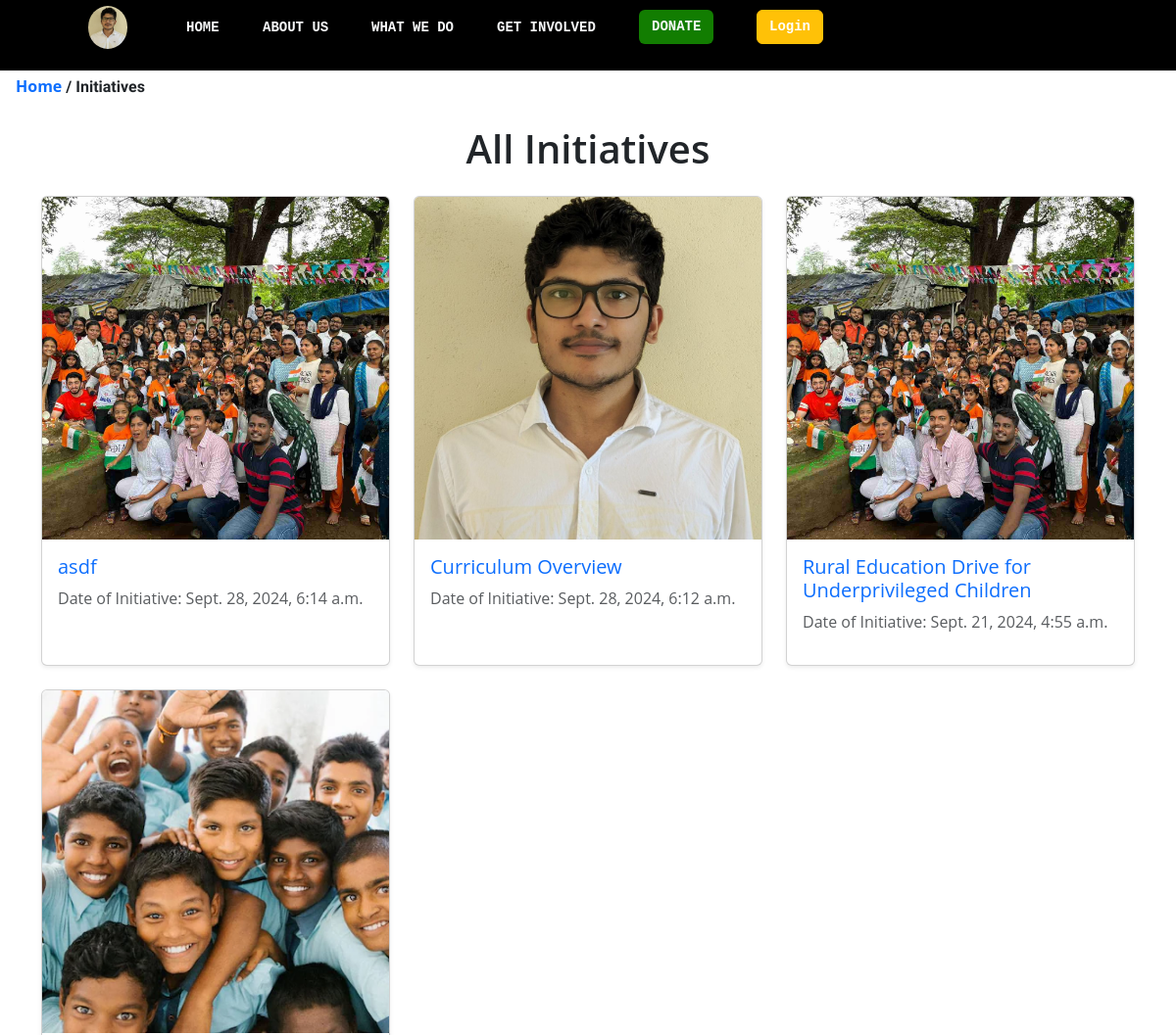
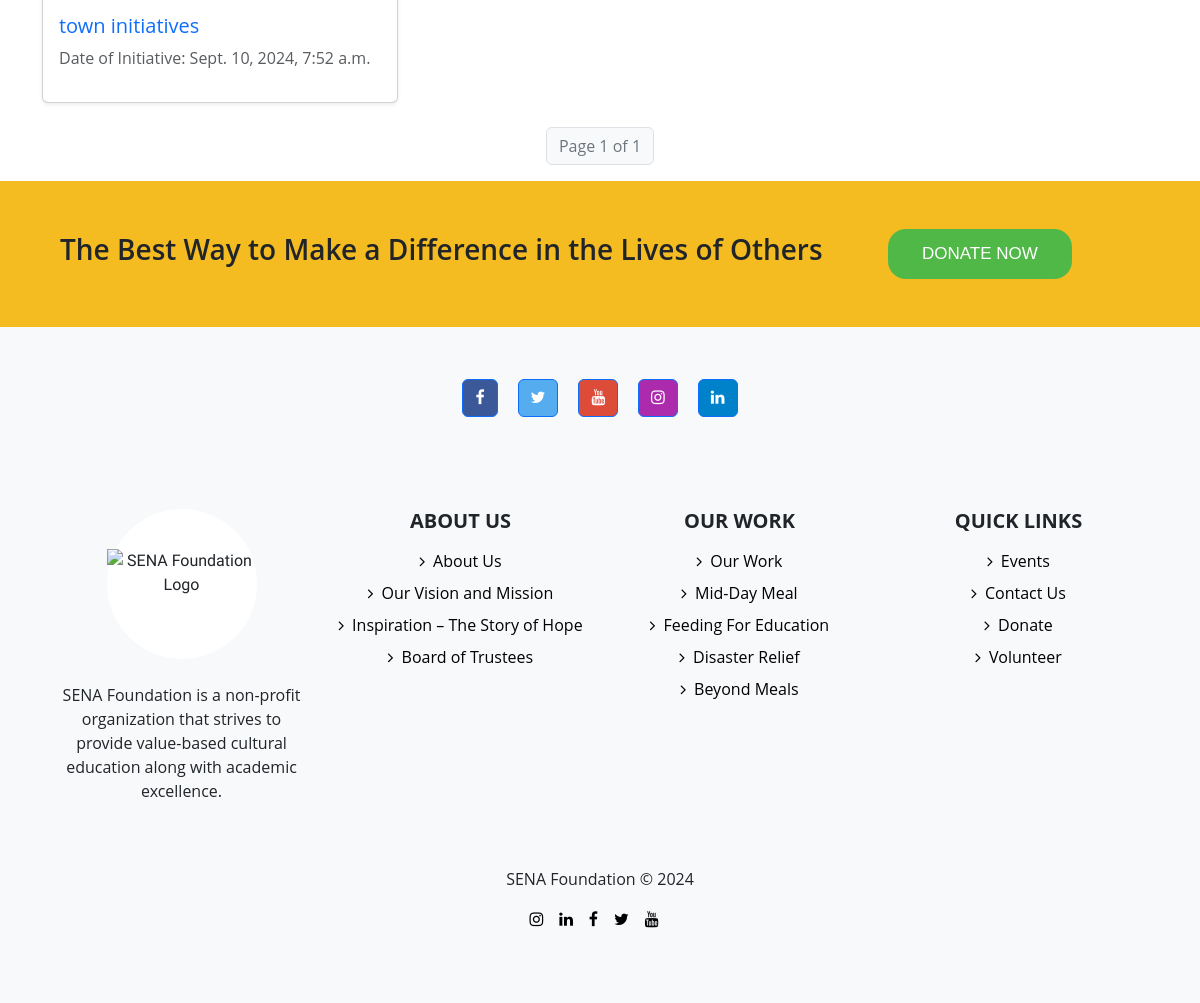
The page /initiatives/ on the database its author committed (2 pictures, top to bottom).
### initiatives/models.py (models this page shows, shortened)
class Initiative(models.Model):
    initiative_id = models.AutoField(primary_key=True)
    title = models.CharField(max_length=255, blank=True)
    excert = models.CharField(max_length=200,blank=True)
    point_wise = RichTextField(blank=True)
    content = RichTextField(blank=True)
    url = models.CharField(max_length=100, unique=True)
    image1 = models.ImageField(upload_to='initiatives/', blank=True)
    caption_for_image = models.CharField(max_length=100, blank=True)
    date_of_initiative = models.DateTimeField(default=timezone.now)
    tags_for_seo_and_search_bar_in_website = models.TextField(
        help_text='Add tags for search and SEO purposes.'
    )
    youtube_video = models.URLField(blank=True, help_text="Add a YouTube video URL")
    STATUS_CHOICES = (
        ('draft', 'Draft'),
        ('published', 'Published'),
    )
    status = models.CharField(max_length=10, choices=STATUS_CHOICES, default='draft')

### initiatives/views.py (the view)
# urls.py: path('initiatives/', views.initiative_page, name='initiative_page'),  # All initiatives page
def initiative_page(request):
    i1 = Initiative.objects.all().order_by('-date_of_initiative')  # Use the relevant field for sorting
    paginator = Paginator(i1, 15)  # Show 15 initiatives per page
    page_number = request.GET.get('page')  # Get the current page number from the URL
    initiatives_page = paginator.get_page(page_number)  # Get the initiatives for the current page
    context = {
        'initiatives_page': initiatives_page,
    }
    return render(request, 'initiatives/all_initiatives.html', context)

### templates/initiatives/all_initiatives.html (shortened to what this page needs)
{% extends "base/base_other_pages.html" %}
{% block content %}
<div class="page-bar">
    <div class="px-3">
        <a href="/" class="text-decoration-none">Home</a> /
        <span class="text-decoration-none">Initiatives</span>
    </div>
</div>
<div class="container mt-4">
    <h1 class="text-center my-4">All Initiatives</h1>
    <div class="row">
        {% for i in initiatives_page %}
        <div class="col-md-4 mb-4 initiative-card">
            <div class="card h-100 shadow-sm">
                <img src="{{ i.image1.url }}" class="card-img-top" alt="{{ i.title | truncatechars:10 }} image">
                <div class="card-body">
                    <h5 class="card-title text-primary">
                        <a href="/initiatives/{{ i.url }}" class="text-decoration-none">{{ i.title }}</a>
                    </h5>
                    <p class="card-text text-muted">Date of Initiative: {{ i.date_of_initiative }}</p>
                </div>
            </div>
        </div>
        {% empty %}
        <div class="alert alert-warning text-center" role="alert">
            No initiatives available.
        </div>
        {% endfor %}
    </div>
    <nav aria-label="Page navigation">
        <ul class="pagination justify-content-center">
            <li class="page-item disabled">
                <span class="page-link">Page {{ initiatives_page.number }} of {{ initiatives_page.paginator.num_pages }}</span>
            </li>
        </ul>
    </nav>
</div>
{% endblock %}

### static/styles/headerstyle.css (style rules this page uses)
* { margin: 0; padding: 0; }

### static/styles/homestyle.css (style rules this page uses)
h1, h2, h3, h4 { font-weight: 600; }
p { font-weight: 400; }
body, h1, h2, h3, h4, h5, h6 { font-family: 'Open Sans', sans-serif; }
.page-bar { min-height: 2em; align-content: center; text-decoration: none; }

### templates/base/base_other_pages.html (style rules this page uses)
body { font-family: 'Ubuntu', sans-serif; }

### templates/initiatives/all_initiatives.html (style rules this page uses)
.page-bar { margin-bottom: 20px; font-weight: bold; }
.card-img-top { height: 350px; object-fit: cover; }
.pagination .page-link { transition: background-color 0.3s, color 0.3s; }
.pagination .page-item.disabled .page-link { background-color: #f8f9fa; color: #6c757d; }

### rows shown on the page
Initiative: image1 (picture), title "asdf", date_of_initiative "Sept. 28, 2024, 6:14 a.m."
Initiative: image1 (picture), title "Curriculum Overview", date_of_initiative "Sept. 28, 2024, 6:12 a.m."
Initiative: image1 (picture), title "Rural Education Drive for Underprivileged Children", date_of_initiative "Sept. 21, 2024, 4:55 a.m."
Initiative: image1 (picture), title "town initiatives", date_of_initiative "Sept. 10, 2024, 7:52 a.m."

### other values the page prints
{{ initiatives_page.number }} "1"
{{ initiatives_page.paginator.num_pages }} "1"
